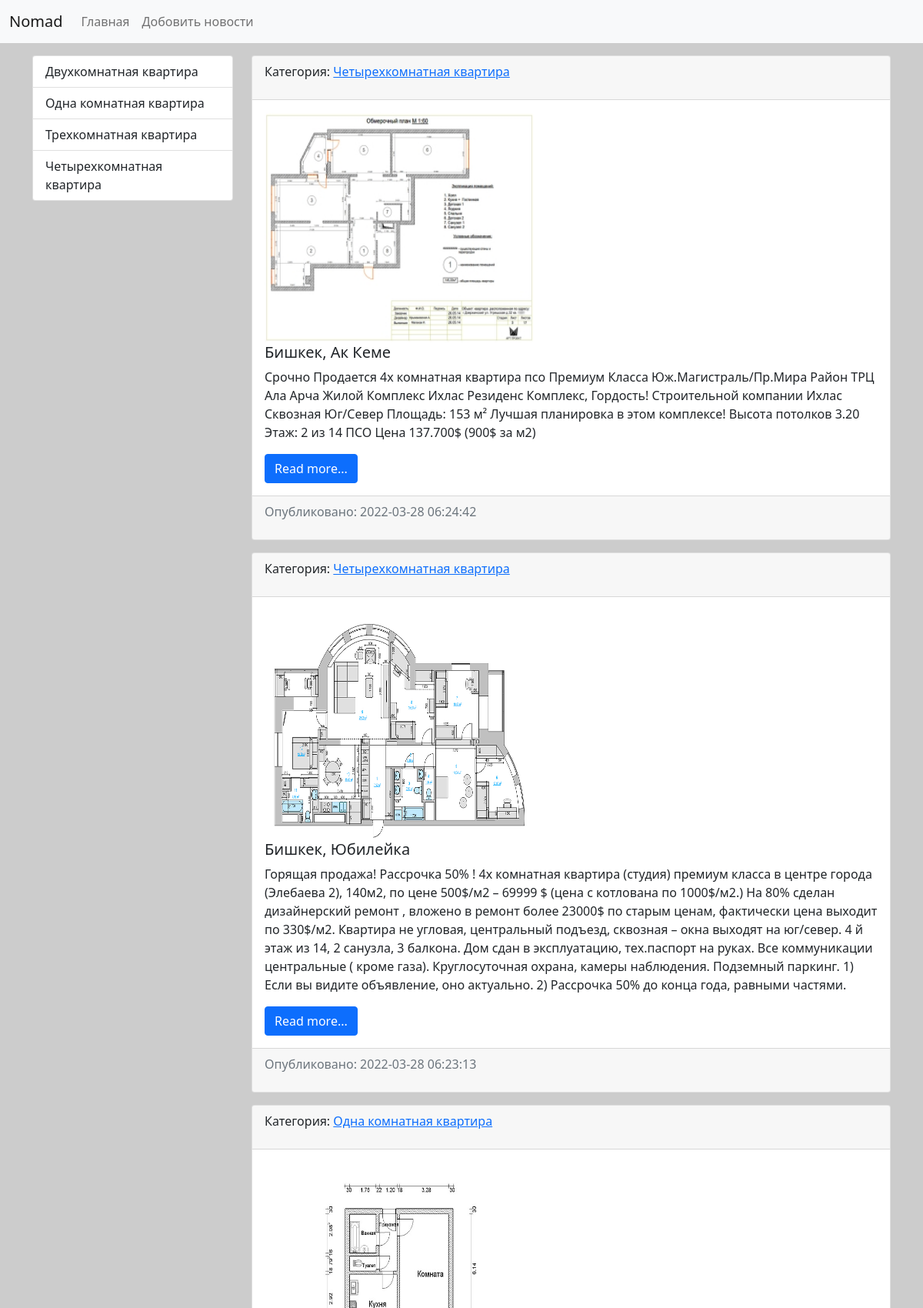
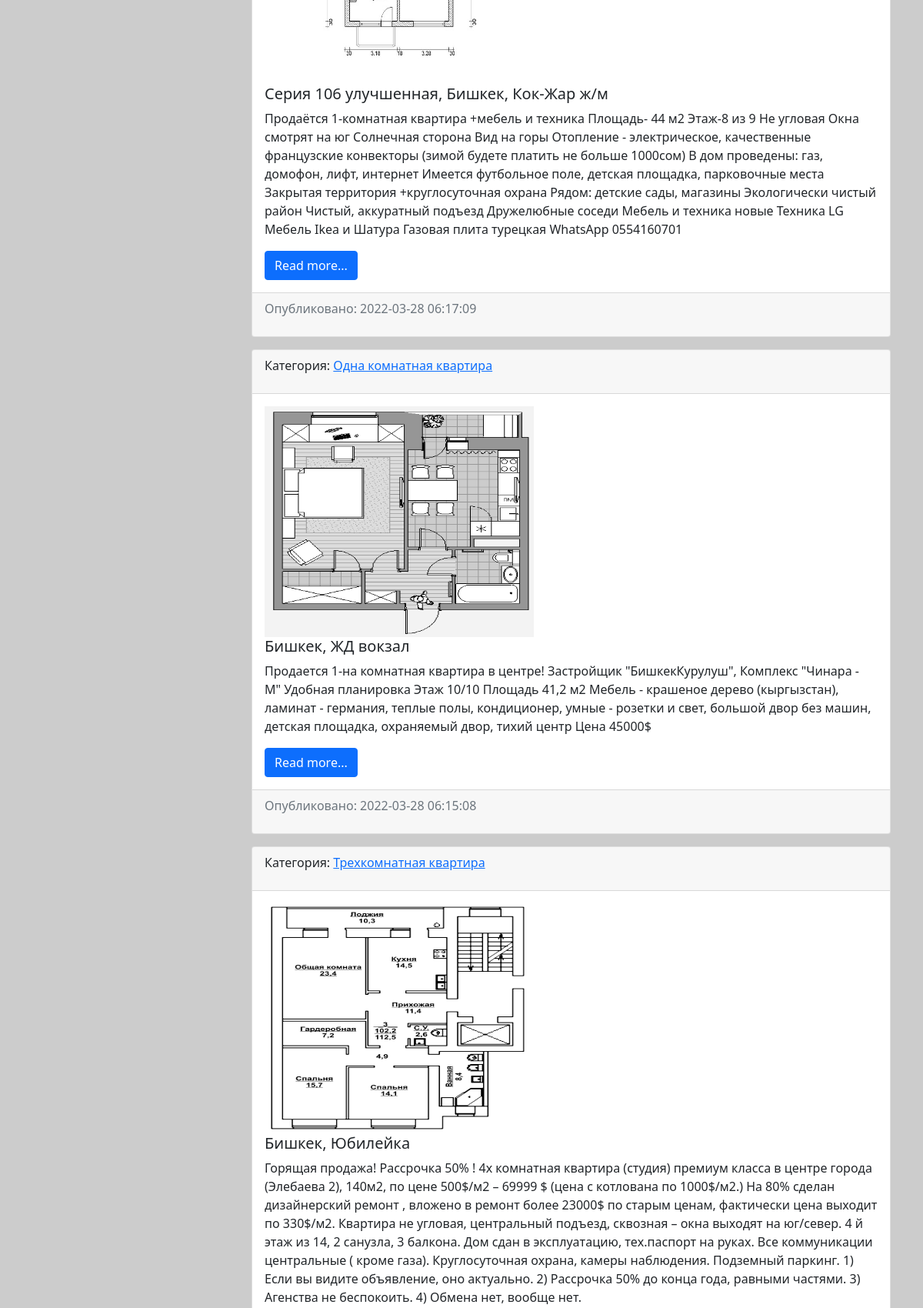
The page / (upper part) on the database its author committed (2 pictures, top to bottom).
### news/models.py (models this page shows, shortened)
class Category(models.Model):
    title = models.CharField(max_length=150, db_index=True)
    def get_absolute_url(self):
        return reverse_lazy('category', kwargs={"cat": self.pk})  #Певый параметр название маршрута в urls то есть name = "category"
    class Meta:
        verbose_name = "Категория"
        verbose_name_plural = "Категории"
        ordering = ["title"]

class News(models.Model):
    title = models.CharField(max_length=150)
    context = models.TextField()
    created_at = models.DateTimeField(auto_now_add=True)
    update_at = models.DateTimeField(auto_now=True)
    photo = models.ImageField(upload_to="photos/%Y/%m/%d/", blank=True)
    is_published = models.BooleanField(default=True)
    category = models.ForeignKey('Category', on_delete=models.PROTECT, null=True)
    def get_absolute_url(self):
        return reverse_lazy('view_news', kwargs={"news_id": self.pk})
    class Meta:
        verbose_name = "Новость"
        verbose_name_plural = "Новости"
        ordering = ["-created_at"]

### news/views.py (the view)
# urls.py: path('', main, name='home'),
def main(request):
    news = News.objects.all()
    categories = Category.objects.all()
    context = {
        "news": news,
        "title": "Список квартиры",
        "categories": categories,
    }
    return render(request, 'news/index.html', context)

### news/templates/news/index.html (shortened to what this page needs)
{% extends 'base.html' %}
{% load static %}
{% block sidebar %}
<div class="list-group">
    {% for item in categories %}
    <a href="{{item.get_absolute_url}}" class="list-group-item list-group-item-action">{{item.title}}</a>
    {% endfor %}
</div>
{% endblock sidebar %}
{% block content %}
{% for item in news %}
<div class="card mb-3">
    <div class="card-header">
        <p>Категория: <a href="{% url 'category' item.category.pk %}">{{item.category.title}}</a></p>
    </div>
    <div class="card-body">
        <div class="media">
            {% if item.photo %}
            <img src="{{item.photo.url}}" alt='photo' width="350" height="300">
            {% endif %}
            <div class="media-body">
                <h5 class="card-title">{{item.title}}</h5>
                <p class="card-text">{{item.context}}</p>
                <a href="{{item.get_absolute_url}}" class="btn btn-primary">Read more...</a>
            </div>
        </div>
    </div>
    <div class="card-footer text-muted">
        <p>Опубликовано: {{item.created_at | date:"Y-m-d H:i:s"}}</p>
    </div>
</div>
{% endfor %}
{% endblock content %}

### news/static/news/css/style.css (style rules this page uses)
body { background-color: #ccc; }

### rows shown on the page
Category: title "Двухкомнатная квартира"
Category: title "Одна комнатная квартира"
Category: title "Трехкомнатная квартира"
Category: title "Четырехкомнатная квартира"
News: category "Четырехкомнатная квартира", photo (picture), title "Бишкек, Ак Кеме", context "Срочно Продается 4х комнатная квартира псо Премиум Класса Юж.Магистраль/Пр.Мира Район ТРЦ Ала Арча Жилой Комплекс Ихлас Резиденс Комплекс, Гордость! Строительной компании Ихлас Сквозная Юг/Север Площадь: 153 м² Лучшая планировка в этом комплексе! Высота потолков 3.20 Этаж: 2 из 14 ПСО Цена 137.700$ (900$ за м2)", created_at "2022-03-28 06:24:42"
News: category "Четырехкомнатная квартира", photo (picture), title "Бишкек, Юбилейка", context "Горящая продажа! Рассрочка 50% ! 4х комнатная квартира (студия) премиум класса в центре города (Элебаева 2), 140м2, по цене 500$/м2 – 69999 $ (цена с котлована по 1000$/м2.) На 80% сделан дизайнерский ремонт , вложено в ремонт более 23000$ по старым ценам, фактически цена выходит по 330$/м2. Квартира не угловая, центральный подъезд, сквозная – окна выходят на юг/север. 4 й этаж из 14, 2 санузла, 3 балкона. Дом сдан в эксплуатацию, тех.паспорт на руках. Все коммуникации центральные ( кроме газа). Круглосуточная охрана, камеры наблюдения. Подземный паркинг. 1) Если вы видите объявление, оно актуально. 2) Рассрочка 50% до конца года, равными частями.", created_at "2022-03-28 06:23:13"
News: category "Одна комнатная квартира", photo (picture), title "Серия 106 улучшенная, Бишкек, Кок-Жар ж/м", context "Продаётся 1-комнатная квартира +мебель и техника Площадь- 44 м2 Этаж-8 из 9 Не угловая Окна смотрят на юг Солнечная сторона Вид на горы Отопление - электрическое, качественные французские конвекторы (зимой будете платить не больше 1000сом) В дом проведены: газ, домофон, лифт, интернет Имеется футбольное поле, детская площадка, парковочные места Закрытая территория +круглосуточная охрана Рядом: детские сады, магазины Экологически чистый район Чистый, аккуратный подъезд Дружелюбные соседи Мебель и техника новые Техника LG Мебель Ikea и Шатура Газовая плита турецкая WhatsApp 0554160701", created_at "2022-03-28 06:17:09"
News: category "Одна комнатная квартира", photo (picture), title "Бишкек, ЖД вокзал", context "Продается 1-на комнатная квартира в центре! Застройщик \"БишкекКурулуш\", Комплекс \"Чинара - М\" Удобная планировка Этаж 10/10 Площадь 41,2 м2 Мебель - крашеное дерево (кыргызстан), ламинат - германия, теплые полы, кондиционер, умные - розетки и свет, большой двор без машин, детская площадка, охраняемый двор, тихий центр Цена 45000$", created_at "2022-03-28 06:15:08"
News: category "Трехкомнатная квартира", photo (picture), title "Бишкек, Юбилейка", context "Горящая продажа! Рассрочка 50% ! 4х комнатная квартира (студия) премиум класса в центре города (Элебаева 2), 140м2, по цене 500$/м2 – 69999 $ (цена с котлована по 1000$/м2.) На 80% сделан дизайнерский ремонт , вложено в ремонт более 23000$ по старым ценам, фактически цена выходит по 330$/м2. Квартира не угловая, центральный подъезд, сквозная – окна выходят на юг/север. 4 й этаж из 14, 2 санузла, 3 балкона. Дом сдан в эксплуатацию, тех.паспорт на руках. Все коммуникации центральные ( кроме газа). Круглосуточная охрана, камеры наблюдения. Подземный паркинг. 1) Если вы видите объявление, оно актуально. 2) Рассрочка 50% до конца года, равными частями. 3) Агенства не беспокоить. 4) Обмена нет,…"
